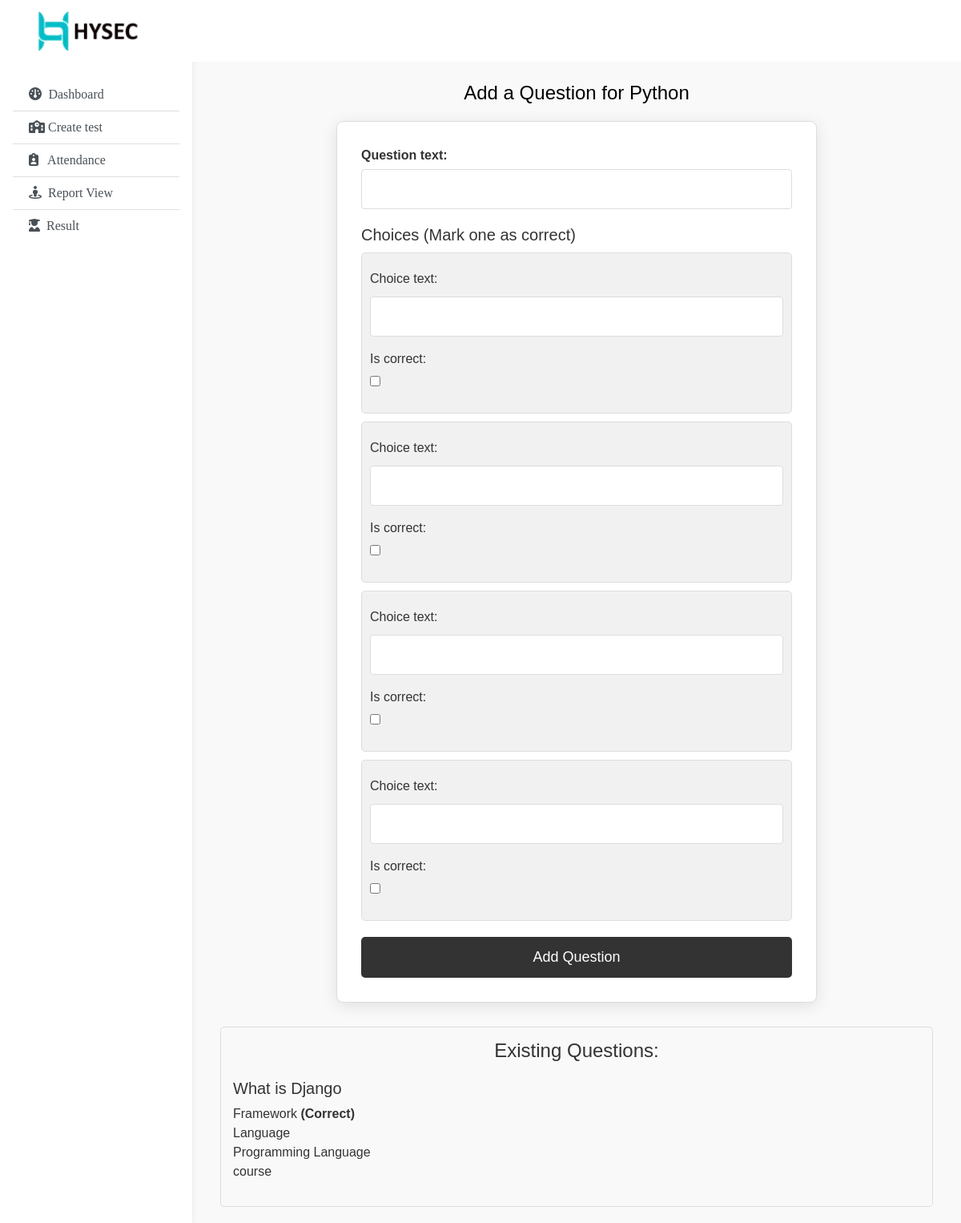
/add-questions/4/, run on the app's committed database.
### home/models.py (models this page shows, shortened)
class Test(models.Model):
    title = models.CharField(max_length=200)
    created_by = models.ForeignKey(Teacherprofile, on_delete=models.CASCADE)
    created_at = models.DateTimeField(auto_now_add=True)
    students = models.ManyToManyField(Studentprofile, blank=True)  # Add this line

class Question(models.Model):
    test = models.ForeignKey(Test, related_name='questions', on_delete=models.CASCADE)
    question_text = models.CharField(max_length=255)

class Choice(models.Model):
    question = models.ForeignKey(Question, related_name='choices', on_delete=models.CASCADE)
    choice_text = models.CharField(max_length=200)
    is_correct = models.BooleanField(default=False)

### home/views.py (the view)
# urls.py: path('add-questions/<int:test_id>/', views.add_questions, name='add_questions'),  # Teachers add questions to a test
def add_questions(request, test_id):
    test = get_object_or_404(Test, id=test_id)
    questions = test.questions.all()
    if request.method == 'POST':
        question_form = QuestionCreationForm(request.POST)
        choice_formset = ChoiceFormSet(request.POST, queryset=Choice.objects.none())
        if question_form.is_valid() and choice_formset.is_valid():
            question = question_form.save(commit=False)
            question.test = test
            question.save()
            for choice_form in choice_formset:
                if choice_form.cleaned_data:
                    choice_instance = choice_form.save(commit=False)
                    choice_instance.question = question
                    choice_instance.save()
            return redirect('add_questions', test_id=test.id)
    else:
        question_form = QuestionCreationForm()
        choice_formset = ChoiceFormSet(queryset=Choice.objects.none())
    context = {
        'test': test,
        'questions': questions,
        'question_form': question_form,
        'choice_formset': choice_formset
    }
    return render(request, 'add_questions.html', context)

### home/forms.py
class QuestionCreationForm(forms.ModelForm):
    class Meta:
        model = Question
        fields = ['question_text']

### templates/add_questions.html (shortened to what this page needs)
{% extends "userprofile.html" %}
{% block body %}
<h2>Add a Question for {{ test.title }}</h2>
<div class="form-container">
    <form method="post">
        <div class="form-group">
            {{ question_form.as_p }}
        </div>
        <h3>Choices (Mark one as correct)</h3>
        {% for form in choice_formset %}
            <div class="choice-group">
                {{ form.as_p }}
            </div>
        {% endfor %}
        <button type="submit">Add Question</button>
    </form>
</div>
<div class="existing-questions">
    <h2>Existing Questions:</h2>
    {% for question in questions %}
        <h3>{{ question.question_text }}</h3>
        <ul>
            {% for choice in question.choices.all %}
                <li>{{ choice.choice_text }} {% if choice.is_correct %}<strong>(Correct)</strong>{% endif %}</li>
            {% endfor %}
        </ul>
    {% endfor %}
</div>
{% endblock body %}

### templates/userprofile.html (style rules this page uses)
body { background-color: #fbfbfb; }

### templates/add_questions.html (style rules this page uses)
body { font-family: Arial, sans-serif; background-color: #f9f9f9; color: #333; margin: 0; padding: 20px; }
h2 { color: #000; text-align: center; margin-bottom: 20px; font-size: 24px; }
h3 { color: #333; margin-top: 20px; font-size: 20px; }
.form-container { background: #ffffff; border: 1px solid #ddd; border-radius: 8px; padding: 30px; max-width: 600px; margin: 0 auto; box-shadow: 0 4px 20px rgba(0, 0, 0, 0.1); }
.form-group { margin-bottom: 20px; }
label { font-weight: bold; margin-bottom: 5px; display: block; }
input[type="text"], textarea, select { width: 100%; padding: 12px; border: 1px solid #ddd; border-radius: 4px; box-sizing: border-box; transition: border-color 0.3s; font-size: 16px; }
button { background-color: #333333; color: white; border: none; border-radius: 5px; padding: 12px 20px; cursor: pointer; font-size: 18px; display: block; width: 100%; transition: background-color 0.3s; margin-top: 20px; }
.existing-questions { margin-top: 30px; background: #f9f9f9; border: 1px solid #ddd; border-radius: 5px; padding: 15px; }
.existing-questions h2 { text-align: center; color: #333; margin-bottom: 15px; font-size: 24px; }
.existing-questions ul { list-style-type: none; padding: 0; }
.choice-group { margin-top: 10px; padding: 10px; border: 1px solid #ddd; border-radius: 5px; background-color: #f1f1f1; }
.choice-group input[type="text"] { margin-top: 5px; }
.choice-group label { margin-top: 10px; font-weight: normal; }

### data on the page
Test: title "Python"
Question: question_text "What is Django"
Choice: choice_text "Framework", is_correct "(Correct)"
Choice: choice_text "Language"
Choice: choice_text "Programming Language"
Choice: choice_text "course"
